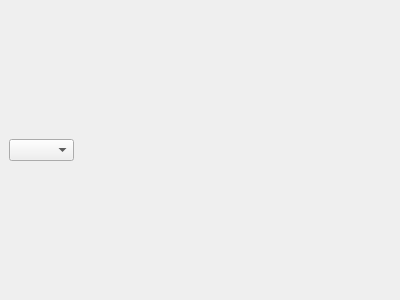
<?xml version="1.0" encoding="UTF-8"?>
<ui version="4.0">
 <class>MapView</class>
 <widget class="QWidget" name="MapView">
  <property name="geometry">
   <rect>
    <x>0</x>
    <y>0</y>
    <width>400</width>
    <height>300</height>
   </rect>
  </property>
  <property name="windowTitle">
   <string>Form</string>
  </property>
  <widget class="QComboBox" name="comboBox">
   <property name="geometry">
    <rect>
     <x>9</x>
     <y>139</y>
     <width>65</width>
     <height>22</height>
    </rect>
   </property>
  </widget>
 </widget>
 <resources/>
 <connections/>
</ui>
